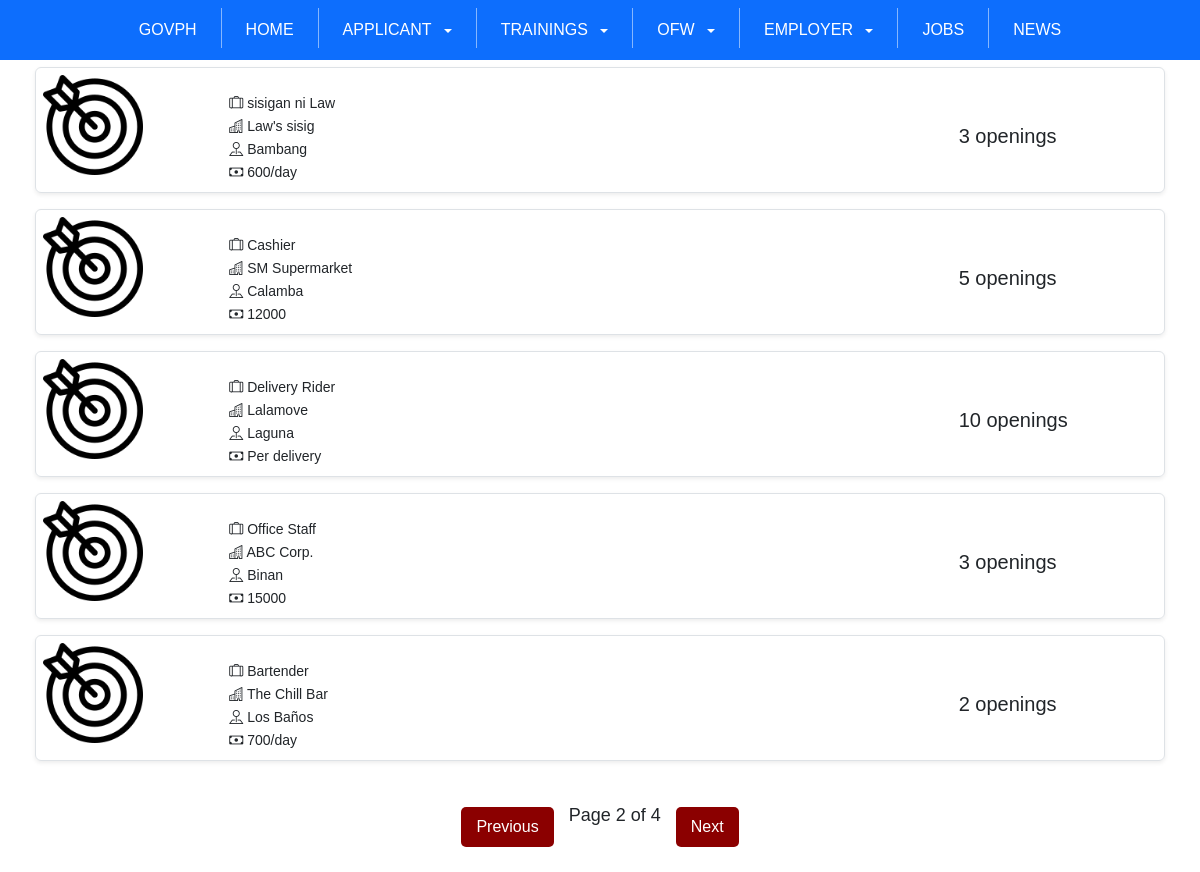
The app's page /joblist.php?page=2 with its own data.
### tables this page shows
CREATE TABLE `job_post` (
  `id` int(255) NOT NULL,
  `employer_id` int(255) NOT NULL,
  `job_title` varchar(255) NOT NULL,
  `company_name` varchar(255) NOT NULL,
  `job_type` varchar(255) NOT NULL,
  `salary` varchar(255) NOT NULL,
  `job_description` varchar(255) NOT NULL,
  `selected_option` varchar(255) NOT NULL,
  `vacant` int(255) NOT NULL,
  `requirement` varchar(255) NOT NULL,
  `work_location` varchar(255) NOT NULL,
  `education` varchar(255) NOT NULL,
  `remarks` varchar(255) NOT NULL,
  `date_posted` date NOT NULL,
  `is_active` tinyint(6) NOT NULL
);

### joblist.php (the view, shortened to what this page needs)
<?php
include 'db.php';
$limit = 5;
$page = isset($_GET['page']) ? (int)$_GET['page'] : 1;
$start = ($page - 1) * $limit;
$totalQuery = "SELECT COUNT(id) AS total FROM job_post WHERE is_active = 1";
$totalResult = $conn->query($totalQuery);
$totalRow = $totalResult->fetch_assoc();
$totalJobs = $totalRow['total'];
$totalPages = ceil($totalJobs / $limit);
$query = "SELECT id, job_title, company_name, salary, vacant, work_location FROM job_post WHERE is_active = 1 LIMIT $start, $limit";
$result = $conn->query($query);
?>
<!DOCTYPE html>
<html lang="en">
<head>
    <link href="https://cdn.jsdelivr.net/npm/bootstrap@5.3.0-alpha3/dist/css/bootstrap.min.css" rel="stylesheet">
    <link rel="stylesheet" href="https://cdn.jsdelivr.net/npm/bootstrap-icons/font/bootstrap-icons.css">
    <link rel="stylesheet" href="joblist.css">
</head>
<body>
<nav class="navbar bg-primary text-white py-2">
    <div class="container-fluid">
        <div class="d-flex flex-wrap align-items-center">
           <a href="https://www.gov.ph/" target="_blank" class="nav-link px-3 text-white">GOVPH</a>
            <a href="index.php" class="nav-link px-3">HOME</a>
            <div class="dropdown">
                <a class="nav-link px-3 dropdown-toggle" href="#" role="button" data-bs-toggle="dropdown" aria-expanded="false">
                    APPLICANT
                </a>
            </div>
            <div class="dropdown">
                <a class="nav-link px-3 dropdown-toggle" href="#" role="button" data-bs-toggle="dropdown" aria-expanded="false">
                    TRAININGS
                </a>
            </div>
            <div class="dropdown">
                <a class="nav-link px-3 dropdown-toggle" href="#" role="button" data-bs-toggle="dropdown" aria-expanded="false">
                    OFW
                </a>
            </div>
            <div class="dropdown">
                <a class="nav-link px-3 dropdown-toggle" href="#" role="button" data-bs-toggle="dropdown" aria-expanded="false">
                    EMPLOYER
                </a>
            </div>
            <a href="joblist.php" class="nav-link px-3">JOBS</a>
            <a href="news.php" class="nav-link px-3">NEWS</a>
        </div>
    </div>
</nav>
<div class="container container-fluid">
    <?php while ($row = $result->fetch_assoc()) { ?>
        <a href="jobdetails.php?id=<?= htmlspecialchars($row['id']) ?>" class="text-decoration-none text-dark">
            <div class="row job-row border rounded mb-3 shadow-sm" style="cursor: pointer;">
                <div class="col-md-2 justify-content-center">
                    <img src="img/mission.png" alt="Profile 1" class="img-fluid" style="width: 100px; height: 100px;">
                </div>
                <div class="col-md-8 row justify-content-start">
                    <div class="col-md-12 pt-3 text-start">
                        <div class="col"><p class="text-start"><i class="bi bi-suitcase-lg"></i> <?= htmlspecialchars($row['job_title']) ?></p></div>
                        <div class="col"><p class="text-start"><i class="bi bi-buildings"></i> <?= htmlspecialchars($row['company_name']) ?></p></div>
                        <div class="col"><p class="text-start"><i class="bi bi-pin-map"></i> <?= htmlspecialchars($row['work_location']) ?></p></div>
                        <div class="col"><p class="text-start"><i class="bi bi-cash"></i> <?= htmlspecialchars($row['salary']) ?></p></div>
                    </div>
                </div>
                <div class="col-md-2 pt-5 text-start">
                    <span class="ms-2 fs-5">
                        <?= htmlspecialchars($row['vacant']) ?> openings
                    </span>
                </div>
            </div>
        </a>
    <?php } ?>
</div>
<div class="pagination justify-content-center">
    <?php if ($page > 1): ?>
        <a href="?page=<?= $page - 1 ?>" class="prev">Previous</a>
    <?php endif; ?>
    <span>Page <?= $page ?> of <?= $totalPages ?></span>
    <?php if ($page < $totalPages): ?>
        <a href="?page=<?= $page + 1 ?>" class="next">Next</a>
    <?php endif; ?>
</div>
</body>
</html>

### joblist.css (style rules this page uses)
body { font-family: Arial, sans-serif; }
.navbar { padding: 0; }
.navbar .nav-link { color: white !important; padding: 10px 15px; position: relative; text-decoration: none; }
.navbar a:not(.dropdown-item)::before, .navbar .nav-link::before { content: ''; position: absolute; width: 100%; height: 4px; border-radius: 4px; background-color: #ffffff; bottom: 0; left: 0; transform-origin: right; transform: scaleX(0); transition: transform 0.3s ease-in-out; }
.dropdown-toggle::after { margin-left: 0.5em; vertical-align: middle; transition: transform 0.2s ease; }
.pagination { text-align: center; margin: 20px 0; }
.pagination a { text-decoration: none; background-color: #8B0000; color: white; padding: 8px 15px; margin: 5px; border-radius: 5px; }
.pagination span { font-size: 18px; margin: 0 10px; }
.job-row { margin: 2px 0; padding: 5px; }
.job-row img { width: 80px; height: 80px; }
.job-row p { margin: 2px 0; font-size: 14px; }
.job-row span { font-size: 14px; }
.container { padding: 5px; }
.col-md-2, .col-md-8 { padding: 2px; }

### records on screen
job_post: job_title "sisigan ni Law", company_name "Law's sisig", work_location "Bambang", salary "600/day", vacant "3"
job_post: job_title "Cashier", company_name "SM Supermarket", work_location "Calamba", salary "12000", vacant "5"
job_post: job_title "Delivery Rider", company_name "Lalamove", work_location "Laguna", salary "Per delivery", vacant "10"
job_post: job_title "Office Staff", company_name "ABC Corp.", work_location "Binan", salary "15000", vacant "3"
job_post: job_title "Bartender", company_name "The Chill Bar", work_location "Los Baños", salary "700/day", vacant "2"

### other values on screen
$page "2"
$totalPages "4"
